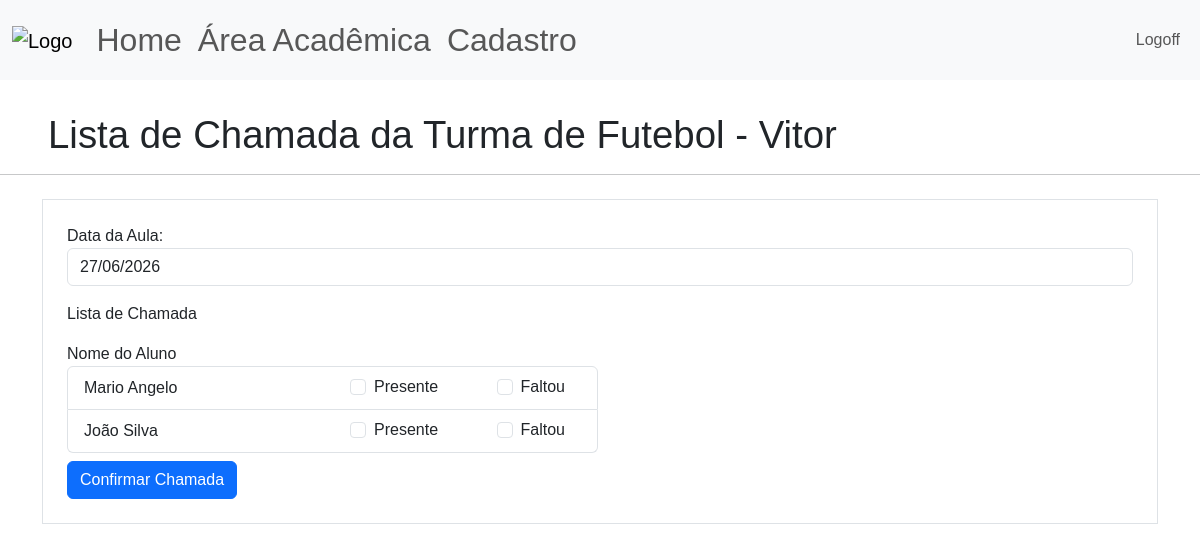
Screenshot of /area-academica/turmas/chamada/Turma de Futebol - Vitor (signed in) with the database file from the repository.
### site_verbo_amar/models.py (models this page shows)
class Turma(database.Model):
    id = database.Column(database.Integer, primary_key=True)
    nome_turma = database.Column(database.String, nullable=False, unique=True)
    id_professor = database.Column(database.Integer,nullable=False)
    id_atividade = database.Column(database.Integer,nullable=False)
    id_aluno = database.Column(database.String, nullable=False)

class Aluno(database.Model):
    id = database.Column(database.Integer, primary_key=True)
    nome_completo = database.Column(database.String, nullable=False)
    sexo = database.Column(database.String, nullable=False)
    data_nascimento = database.Column(database.DateTime, nullable=False)

### site_verbo_amar/routes.py (the view, shortened to what this page needs)
@app.route("/area-academica/turmas/chamada/<nome_turma>", methods=['GET','POST'])
@login_required
def carregar_chamada(nome_turma):
    turma = Turma.query.filter_by(nome_turma=nome_turma).first_or_404()
    if type(turma.id_aluno) == int:
        lista_id_alunos = [turma.id_aluno]
    else:
        lista_id_alunos = list(turma.id_aluno)
        for id in lista_id_alunos:
            if id == ";":
                lista_id_alunos.remove(id)
    lista_nomes_alunos = carregar_nomes_alunos(lista_id_alunos)
    form_chamada = FormChamada()
    return render_template('pag_chamada.html',
                           nome_turma=nome_turma,
                           form_chamada=form_chamada,
                           lista_nomes_alunos=lista_nomes_alunos)

### site_verbo_amar/forms.py
class FormChamada(FlaskForm):
    data_atual = StringField("Data da Aula: ", validators=[DataRequired(),
                                                           Regexp(r'^\d{2}/\d{2}/\d{4}',
                                                                  message="Use o formato DD/MM/AAAA")],
                                                                  render_kw={"placeholder":"DD/MM/AAAA"},
                                                            default=lambda: datetime.now().strftime("%d/%m/%Y"))
    alunos = BooleanField("Alunos:",)
    botao_submit_chamada = SubmitField("Confirmar Chamada")

### site_verbo_amar/models.py (called while the page is built)
@login_manager.user_loader
def load_user(id_usuario):
    return Usuario.query.get(int(id_usuario))

### site_verbo_amar/routes.py (called while the page is built)
def carregar_nomes_alunos(lista_id_alunos):
    lista_nomes_alunos = []
    for id in lista_id_alunos:
        aluno = Aluno.query.filter_by(id=id).first_or_404()
        if aluno:
            lista_nomes_alunos.append([aluno.nome_completo,aluno.id])
    return lista_nomes_alunos

### site_verbo_amar/templates/pag_chamada.html (shortened to what this page needs)
{% extends 'base.html' %}
{% block body %}
<div class = "d-flex align-items-center gap-1", style="padding-left: 3rem; padding-top: 2rem;">
    <h1 style="font-size: 2.4rem; font-weight: 500; line-height: 1.2; margin: 0;">Lista de Chamada da {{nome_turma}}</h1>
</div>
<hr>
<div class="container">
    <div class="row">
        <div class="col">
            <form method="POST", action="" class="border p-4 mt-2">
                <fieldset>
                    <div class="form-group">
                        {{form_chamada.data_atual.label(class="form-control-label")}}
                        {% if form_chamada.data_atual.errors %}
                            {{form_chamada.data_atual(class='form-control is-invalid')}}
                    </div>
                    <div class='invalid-feedback'>
                        {% for erro in form_chamada.data_atual.errors %}
                            {{erro}}
                        {% endfor %}
                    </div>
                        {% else %}
                            {{form_chamada.data_atual(class="form-control",placeholder='DD/MM/AAAA')}}
                        {% endif %}
                    <label>Lista de Chamada</label>
                    <div class="row g-1">
                        <div class="col">
                            <label>Nome do Aluno</label>
                            <ul class="list-group">
                                {% for aluno in lista_nomes_alunos %}
                                    <li class="list-group-item d-flex justify-content-between align-items-center">
                                        <span style="width: 45%">{{aluno[0]}}</span>
                                        <div class="form-check form-check-inline">
                                            <input class="form-check-input"
                                            type="checkbox" name="aluno" id="{{aluno}}_presente" value="{{aluno[1]}}|presente">
                                            <label class="form-control-label">Presente</label>
                                        </div>
                                        <div class="form-check form-check-inline">
                                            <input class="form-check-input" type="checkbox" name="aluno" id="{{aluno}}_faltou" value="{{aluno[1]}}|faltou">
                                            <label class="form-control-label">Faltou</label>
                                        </div>
                                    </li>
                                {% endfor %}
                            </ul>
                        </div>
                            <div class="col">
                        </div>
                    </div>
                </fieldset>
            {{form_chamada.botao_submit_chamada(class="btn btn-primary mt-2")}}
            </form>
        </div>
    </div>
</div>
{% endblock %}

### site_verbo_amar/static/main.css (style rules this page uses)
* { font-family:'Poppins', sans-serif; }

### rows the page displays
Turma: nome_turma "Turma de Futebol - Vitor"
Aluno: nome_completo "Mario Angelo"
Aluno: nome_completo "João Silva"
